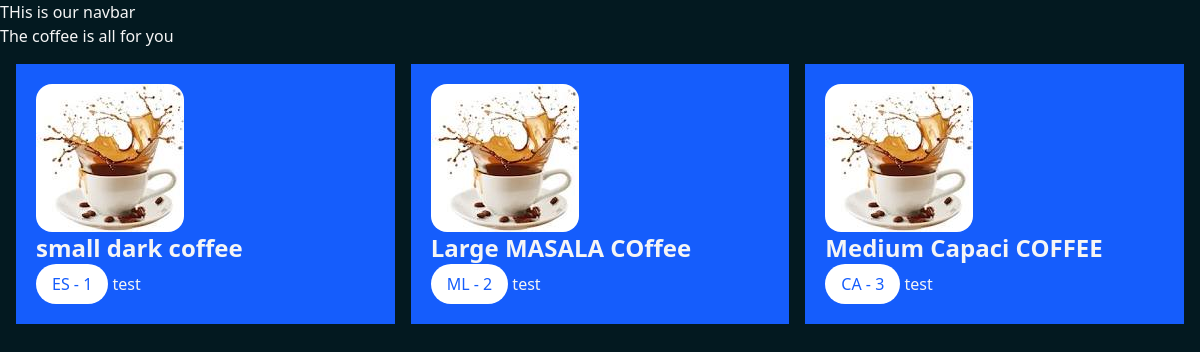
Page /coffee/ on the committed database.
### coffee/models.py (models this page shows, shortened)
class CoffeeVariety(models.Model):
    COFFEE_TYPE_CHOICE = [
        ('ML', 'MASALA'),
        ('BL', 'BLACK'),
        ('WH', 'WHITE'),
        ('ES', 'ESPRESSO'),
        ('CA', 'CAPPUCCINO'),
        ('LT', 'LATTE'),
        ('FR', 'FRAPPUCCINO'),
        ('IC', 'ICED COFFEE'),
        ('OT', 'OTHER'),
    ]
    name = models.CharField(max_length=100)
    image = models.ImageField(upload_to = 'coffeeis/')
    date_added = models.DateTimeField(default=timezone.now)
    type = models.CharField(max_length=2, choices=COFFEE_TYPE_CHOICE)
    description = models.TextField(default='')

### coffee/views.py (the view)
# urls.py: path('', views.all_coffees, name='all_coffee'),
def all_coffees(request):
    coffeeis = CoffeeVariety.objects.all()
    return render(request, 'coffee/all_coffee.html', {'coffeeis': coffeeis})

### coffee/templates/coffee/all_coffee.html (shortened to what this page needs)
{% extends "layout.html" %}
{% block content %}
<h1>The coffee is all for you</h1>
<div class="grid grid-cols-3 gap-4 m-4">
{% for coffee in coffeeis %}
    <div class="bg-blue-600 p-5" >
        <img class="rounded-2xl" src="{{coffee.image.url}}" alt="">
        <h3 class="text-2xl font-bold">{{coffee.name}}</h3>
        <a href="{% url 'coffee_detail' coffee.id %}">
            <button class="bg-white text-blue-600 px-4 py-2 rounded-full">
                {{coffee.type}} - {{coffee.id}}
            </button>
        </a>
        test
    </div>
{% endfor %}
</div>
{% endblock %}

### static/style.css (style rules this page uses)
body { background-color: rgb(3, 25, 32); color: whitesmoke; }

### rows in the picture
CoffeeVariety: image (picture), name "small dark coffee", type "ES", id "1"
CoffeeVariety: image (picture), name "Large MASALA COffee", type "ML", id "2"
CoffeeVariety: image (picture), name "Medium Capaci COFFEE", type "CA", id "3"
